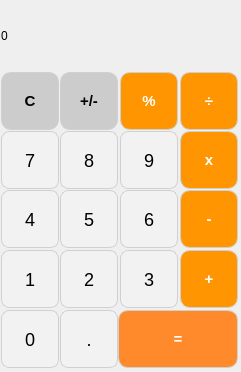
<?xml version="1.0" encoding="UTF-8"?>
<ui version="4.0">
 <class>MainWindow</class>
 <widget class="QMainWindow" name="MainWindow">
  <property name="geometry">
   <rect>
    <x>0</x>
    <y>0</y>
    <width>241</width>
    <height>372</height>
   </rect>
  </property>
  <property name="windowTitle">
   <string>MainWindow</string>
  </property>
  <property name="styleSheet">
   <string notr="true">QWidget {
    background-color: qlineargradient(
        spread:pad,
        x1:0, y1:0, x2:0, y2:1,
        stop:0 #f0f0f0,
        stop:1 #e0e0e0
    );
}
</string>
  </property>
  <widget class="QWidget" name="centralwidget">
   <widget class="QLabel" name="label">
    <property name="geometry">
     <rect>
      <x>1</x>
      <y>1</y>
      <width>236</width>
      <height>70</height>
     </rect>
    </property>
    <property name="styleSheet">
     <string notr="true">QLineEdit {
    background-color: qlineargradient(
        spread:pad, 
        x1:0, y1:0, x2:0, y2:1,
        stop:0 #ffffff,
        stop:1 #eaeaea
    );
    border: 1px solid #cccccc;
    border-radius: 6px;
    padding: 8px;
    font-size: 22px;
    font-weight: bold;
    color: #000000;
}
</string>
    </property>
    <property name="frameShape">
     <enum>QFrame::Shape::NoFrame</enum>
    </property>
    <property name="text">
     <string>0</string>
    </property>
   </widget>
   <widget class="QPushButton" name="pushButton_c">
    <property name="geometry">
     <rect>
      <x>1</x>
      <y>72</y>
      <width>58</width>
      <height>58</height>
     </rect>
    </property>
    <property name="styleSheet">
     <string notr="true">QPushButton {
    background-color: #cccccc;
    color: #000000;
    font-weight: bold;
    border: 1px solid #d0d0d0; 
    border-radius: 10px;
    font-size: 15px;
    padding: 10px;
}

QPushButton:hover {
    background-color: #b3b3b3;
border: 1px solid #b0b0b0;
}

QPushButton:pressed {
    background-color: #999999;
}
</string>
    </property>
    <property name="text">
     <string>C</string>
    </property>
   </widget>
   <widget class="QPushButton" name="pushButton_plusMinus">
    <property name="geometry">
     <rect>
      <x>60</x>
      <y>72</y>
      <width>58</width>
      <height>58</height>
     </rect>
    </property>
    <property name="styleSheet">
     <string notr="true">QPushButton {
    background-color: #cccccc;
    color: #000000;
    font-weight: bold;
    border: 1px solid #d0d0d0; 
    border-radius: 10px;
    font-size: 15px;
    padding: 10px;
}

QPushButton:hover {
    background-color: #b3b3b3;
border: 1px solid #b0b0b0;
}

QPushButton:pressed {
    background-color: #999999;
}
</string>
    </property>
    <property name="text">
     <string>+/-</string>
    </property>
   </widget>
   <widget class="QPushButton" name="pushButton_perc">
    <property name="geometry">
     <rect>
      <x>120</x>
      <y>72</y>
      <width>58</width>
      <height>58</height>
     </rect>
    </property>
    <property name="styleSheet">
     <string notr="true">QPushButton {
    background-color: #ff9500;
    color: #ffffff;
    font-weight: bold;
    border: 1px solid #d0d0d0; 
    border-radius: 10px;
    font-size: 15px;
    padding: 10px;
}

QPushButton:hover {
    background-color: #e08900;
border: 1px solid #b0b0b0;
}

QPushButton:pressed {
    background-color: #cc7a00;
}
</string>
    </property>
    <property name="text">
     <string>%</string>
    </property>
   </widget>
   <widget class="QPushButton" name="pushButton_div">
    <property name="geometry">
     <rect>
      <x>180</x>
      <y>72</y>
      <width>58</width>
      <height>58</height>
     </rect>
    </property>
    <property name="styleSheet">
     <string notr="true">QPushButton {
    background-color: #ff9500;
    color: #ffffff;
    font-weight: bold;
    border: 1px solid #d0d0d0; 
    border-radius: 10px;
    font-size: 15px;
    padding: 10px;
}

QPushButton:hover {
    background-color: #e08900;
border: 1px solid #b0b0b0;
}

QPushButton:pressed {
    background-color: #cc7a00;
}
</string>
    </property>
    <property name="text">
     <string>÷</string>
    </property>
   </widget>
   <widget class="QPushButton" name="pushButton_7">
    <property name="geometry">
     <rect>
      <x>1</x>
      <y>131</y>
      <width>58</width>
      <height>58</height>
     </rect>
    </property>
    <property name="minimumSize">
     <size>
      <width>0</width>
      <height>0</height>
     </size>
    </property>
    <property name="styleSheet">
     <string notr="true">QPushButton {
    background-color: #f2f2f2;   /* light gray */
    color: #000000;
    border: 1px solid #d0d0d0;
    border-radius: 8px;
    font-size: 18px;
    padding: 10px;
}

QPushButton:hover {
    background-color: #e0e0e0;
border: 1px solid #b0b0b0;
}

QPushButton:pressed {
    background-color: #cfcfcf;
}
</string>
    </property>
    <property name="text">
     <string>7</string>
    </property>
   </widget>
   <widget class="QPushButton" name="pushButton_8">
    <property name="geometry">
     <rect>
      <x>60</x>
      <y>131</y>
      <width>58</width>
      <height>58</height>
     </rect>
    </property>
    <property name="styleSheet">
     <string notr="true">QPushButton {
    background-color: #f2f2f2;   /* light gray */
    color: #000000;
    border: 1px solid #d0d0d0;
    border-radius: 8px;
    font-size: 18px;
    padding: 10px;
}

QPushButton:hover {
    background-color: #e0e0e0;
border: 1px solid #b0b0b0;
}

QPushButton:pressed {
    background-color: #cfcfcf;
}
</string>
    </property>
    <property name="text">
     <string>8</string>
    </property>
   </widget>
   <widget class="QPushButton" name="pushButton_9">
    <property name="geometry">
     <rect>
      <x>120</x>
      <y>131</y>
      <width>58</width>
      <height>58</height>
     </rect>
    </property>
    <property name="styleSheet">
     <string notr="true">QPushButton {
    background-color: #f2f2f2;   /* light gray */
    color: #000000;
    border: 1px solid #d0d0d0;
    border-radius: 8px;
    font-size: 18px;
    padding: 10px;
}

QPushButton:hover {
    background-color: #e0e0e0;
border: 1px solid #b0b0b0;
}

QPushButton:pressed {
    background-color: #cfcfcf;
}
</string>
    </property>
    <property name="text">
     <string>9</string>
    </property>
   </widget>
   <widget class="QPushButton" name="pushButton_mult">
    <property name="geometry">
     <rect>
      <x>180</x>
      <y>131</y>
      <width>58</width>
      <height>58</height>
     </rect>
    </property>
    <property name="styleSheet">
     <string notr="true">QPushButton {
    background-color: #ff9500;
    color: #ffffff;
    font-weight: bold;
    border: 1px solid #d0d0d0; 
    border-radius: 10px;
    font-size: 15px;
    padding: 10px;
}

QPushButton:hover {
    background-color: #e08900;
border: 1px solid #b0b0b0;
}

QPushButton:pressed {
    background-color: #cc7a00;
}
</string>
    </property>
    <property name="text">
     <string>x</string>
    </property>
   </widget>
   <widget class="QPushButton" name="pushButton_4">
    <property name="geometry">
     <rect>
      <x>1</x>
      <y>190</y>
      <width>58</width>
      <height>58</height>
     </rect>
    </property>
    <property name="styleSheet">
     <string notr="true">QPushButton {
    background-color: #f2f2f2;   /* light gray */
    color: #000000;
    border: 1px solid #d0d0d0;
    border-radius: 8px;
    font-size: 18px;
    padding: 10px;
}

QPushButton:hover {
    background-color: #e0e0e0;
border: 1px solid #b0b0b0;
}

QPushButton:pressed {
    background-color: #cfcfcf;
}
</string>
    </property>
    <property name="text">
     <string>4</string>
    </property>
   </widget>
   <widget class="QPushButton" name="pushButton_5">
    <property name="geometry">
     <rect>
      <x>60</x>
      <y>190</y>
      <width>58</width>
      <height>58</height>
     </rect>
    </property>
    <property name="styleSheet">
     <string notr="true">QPushButton {
    background-color: #f2f2f2;   /* light gray */
    color: #000000;
    border: 1px solid #d0d0d0; 
    border: 1px solid #d0d0d0;
    border-radius: 8px;
    font-size: 18px;
    padding: 10px;
}

QPushButton:hover {
    background-color: #e0e0e0;
border: 1px solid #b0b0b0;
}

QPushButton:pressed {
    background-color: #cfcfcf;
}
</string>
    </property>
    <property name="text">
     <string>5</string>
    </property>
   </widget>
   <widget class="QPushButton" name="pushButton_6">
    <property name="geometry">
     <rect>
      <x>120</x>
      <y>190</y>
      <width>58</width>
      <height>58</height>
     </rect>
    </property>
    <property name="styleSheet">
     <string notr="true">QPushButton {
    background-color: #f2f2f2;   /* light gray */
    color: #000000;
    border: 1px solid #d0d0d0; 
    border: 1px solid #d0d0d0;
    border-radius: 8px;
    font-size: 18px;
    padding: 10px;
}

QPushButton:hover {
    background-color: #e0e0e0;
border: 1px solid #b0b0b0;
}

QPushButton:pressed {
    background-color: #cfcfcf;
}
</string>
    </property>
    <property name="text">
     <string>6</string>
    </property>
   </widget>
   <widget class="QPushButton" name="pushButton_sub">
    <property name="geometry">
     <rect>
      <x>180</x>
      <y>190</y>
      <width>58</width>
      <height>58</height>
     </rect>
    </property>
    <property name="styleSheet">
     <string notr="true">QPushButton {
    background-color: #ff9500;
    color: #ffffff;
    font-weight: bold;
    border: 1px solid #d0d0d0;
    border-radius: 10px;
    font-size: 15px;
    padding: 10px;
}

QPushButton:hover {
    background-color: #e08900;
border: 1px solid #b0b0b0;
}

QPushButton:pressed {
    background-color: #cc7a00;
}
</string>
    </property>
    <property name="text">
     <string>-</string>
    </property>
   </widget>
   <widget class="QPushButton" name="pushButton_1">
    <property name="geometry">
     <rect>
      <x>1</x>
      <y>250</y>
      <width>58</width>
      <height>58</height>
     </rect>
    </property>
    <property name="styleSheet">
     <string notr="true">QPushButton {
    background-color: #f2f2f2;   /* light gray */
    color: #000000;
    border: 1px solid #d0d0d0;
    border-radius: 8px;
    font-size: 18px;
    padding: 10px;
}

QPushButton:hover {
    background-color: #e0e0e0;
border: 1px solid #b0b0b0;
}

QPushButton:pressed {
    background-color: #cfcfcf;
}
</string>
    </property>
    <property name="text">
     <string>1</string>
    </property>
   </widget>
   <widget class="QPushButton" name="pushButton_2">
    <property name="geometry">
     <rect>
      <x>60</x>
      <y>250</y>
      <width>58</width>
      <height>58</height>
     </rect>
    </property>
    <property name="styleSheet">
     <string notr="true">QPushButton {
    background-color: #f2f2f2;   /* light gray */
    color: #000000;
    border: 1px solid #d0d0d0;
    border-radius: 8px;
    font-size: 18px;
    padding: 10px;
}

QPushButton:hover {
    background-color: #e0e0e0;
border: 1px solid #b0b0b0;
}

QPushButton:pressed {
    background-color: #cfcfcf;
}
</string>
    </property>
    <property name="text">
     <string>2</string>
    </property>
   </widget>
   <widget class="QPushButton" name="pushButton_3">
    <property name="geometry">
     <rect>
      <x>120</x>
      <y>250</y>
      <width>58</width>
      <height>58</height>
     </rect>
    </property>
    <property name="styleSheet">
     <string notr="true">QPushButton {
    background-color: #f2f2f2;   /* light gray */
    color: #000000;
    border: 1px solid #d0d0d0;
    border-radius: 8px;
    font-size: 18px;
    padding: 10px;
}

QPushButton:hover {
    background-color: #e0e0e0;
border: 1px solid #b0b0b0;
}

QPushButton:pressed {
    background-color: #cfcfcf;
}
</string>
    </property>
    <property name="text">
     <string>3</string>
    </property>
   </widget>
   <widget class="QPushButton" name="pushButton_add">
    <property name="geometry">
     <rect>
      <x>180</x>
      <y>250</y>
      <width>58</width>
      <height>58</height>
     </rect>
    </property>
    <property name="styleSheet">
     <string notr="true">QPushButton {
    background-color: #ff9500;
    color: #ffffff;
    font-weight: bold;
    border: 1px solid #d0d0d0;
    border-radius: 10px;
    font-size: 15px;
    padding: 10px;
}

QPushButton:hover {
    background-color: #e08900;
border: 1px solid #b0b0b0;
}

QPushButton:pressed {
    background-color: #cc7a00;
}
</string>
    </property>
    <property name="text">
     <string>+</string>
    </property>
   </widget>
   <widget class="QPushButton" name="pushButton_0">
    <property name="geometry">
     <rect>
      <x>1</x>
      <y>310</y>
      <width>58</width>
      <height>58</height>
     </rect>
    </property>
    <property name="styleSheet">
     <string notr="true">QPushButton {
    background-color: #f2f2f2;   /* light gray */
    color: #000000;
    border: 1px solid #d0d0d0;
    border-radius: 8px;
    font-size: 18px;
    padding: 10px;
}

QPushButton:hover {
    background-color: #e0e0e0;
border: 1px solid #b0b0b0;
}

QPushButton:pressed {
    background-color: #cfcfcf;
}
</string>
    </property>
    <property name="text">
     <string>0</string>
    </property>
   </widget>
   <widget class="QPushButton" name="pushButton_dec">
    <property name="geometry">
     <rect>
      <x>60</x>
      <y>310</y>
      <width>58</width>
      <height>58</height>
     </rect>
    </property>
    <property name="styleSheet">
     <string notr="true">QPushButton {
    background-color: #f2f2f2;   /* light gray */
    color: #000000;
    border: 1px solid #d0d0d0;
    border-radius: 8px;
    font-size: 18px;
    padding: 10px;
}

QPushButton:hover {
    background-color: #e0e0e0;
border: 1px solid #b0b0b0;
}

QPushButton:pressed {
    background-color: #cfcfcf;
}
</string>
    </property>
    <property name="text">
     <string>.</string>
    </property>
   </widget>
   <widget class="QPushButton" name="pushButton_equal">
    <property name="geometry">
     <rect>
      <x>118</x>
      <y>310</y>
      <width>120</width>
      <height>58</height>
     </rect>
    </property>
    <property name="styleSheet">
     <string notr="true">QPushButton {
    background-color: #ff8a2b;
    color: #ffffff;
    font-weight: bold;
    border: 1px solid #d0d0d0;
    border-radius: 10px;
    font-size: 15px;
    padding: 10px;
}

QPushButton:hover {
    background-color: #e08900;
    border: 1px solid #b0b0b0;
}

QPushButton:pressed {
    background-color: #cc7a00;
}
</string>
    </property>
    <property name="text">
     <string>=</string>
    </property>
   </widget>
  </widget>
 </widget>
 <resources/>
 <connections/>
</ui>
